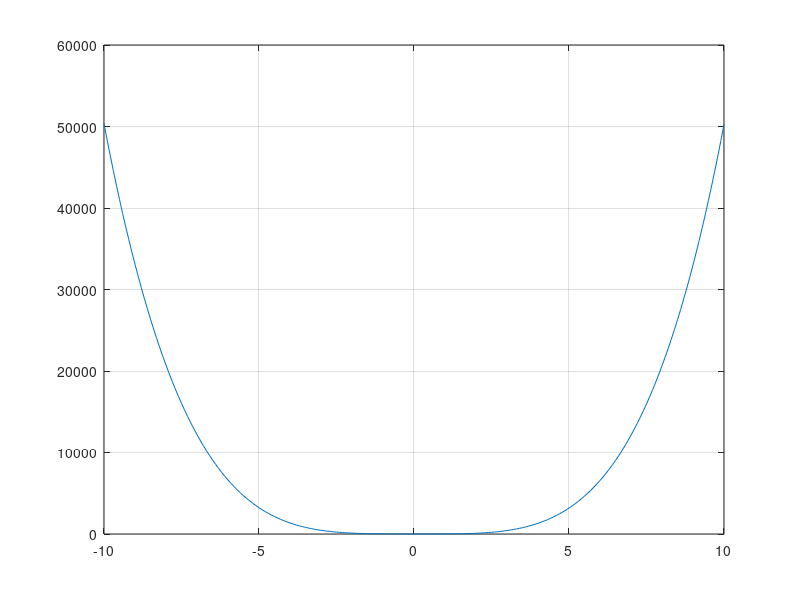

This chart was generated by the following MATLAB code:
p = [5 0 3 -5 7];
root = roots(p);
deriv_3 = polyval(polyder(p),3);
integ = polyint(p);
Integral_1_to_3 = diff(polyval(integ,[1 3]));
counter = 1;
for i=-10:0.1:10
    x(counter) = i;
    y(counter) = polyval(p,i);
    counter = counter +1;
end
root
deriv_3
Integral_1_to_3
plot(x,y); grid on